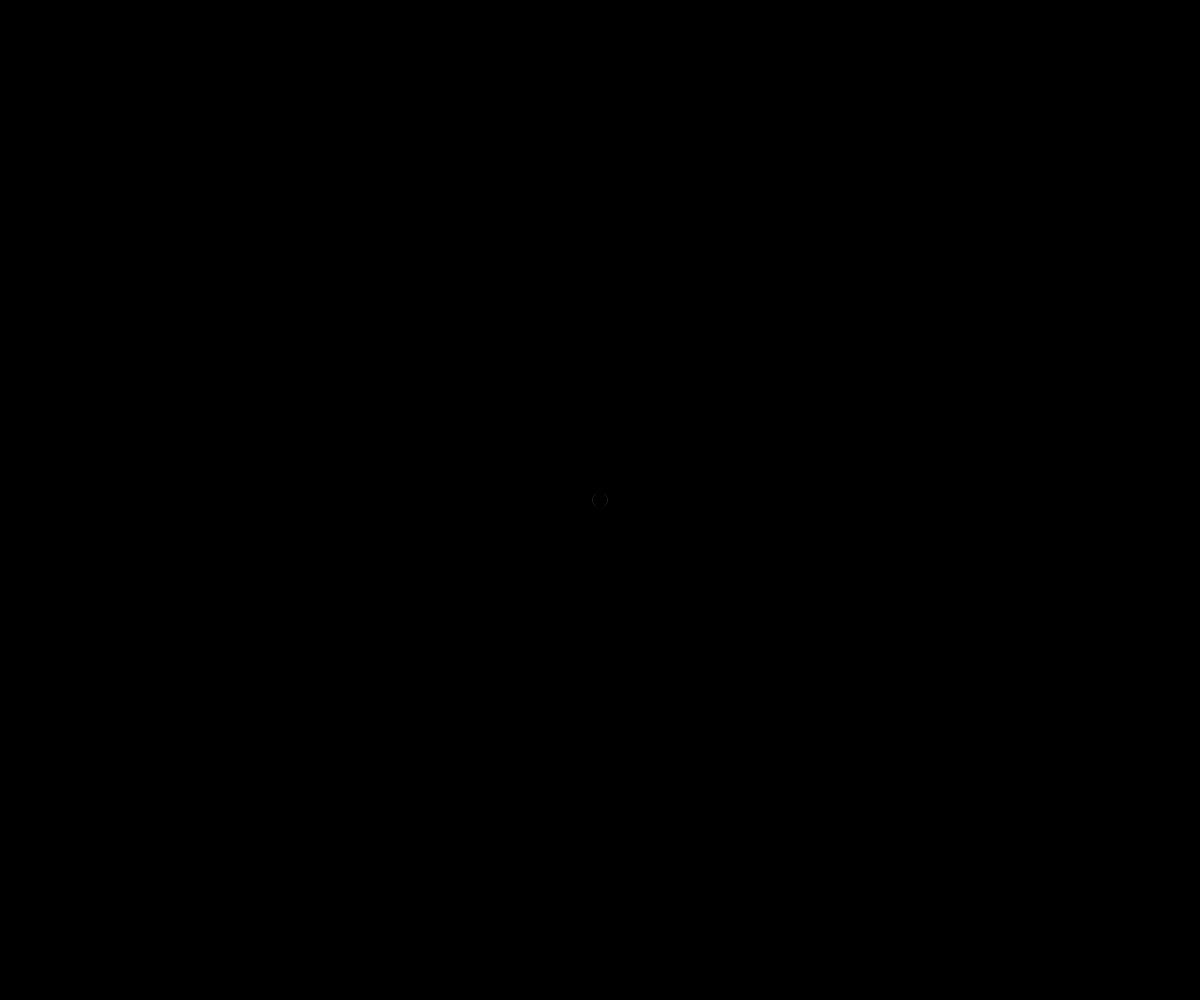
Frame 1 (no input)
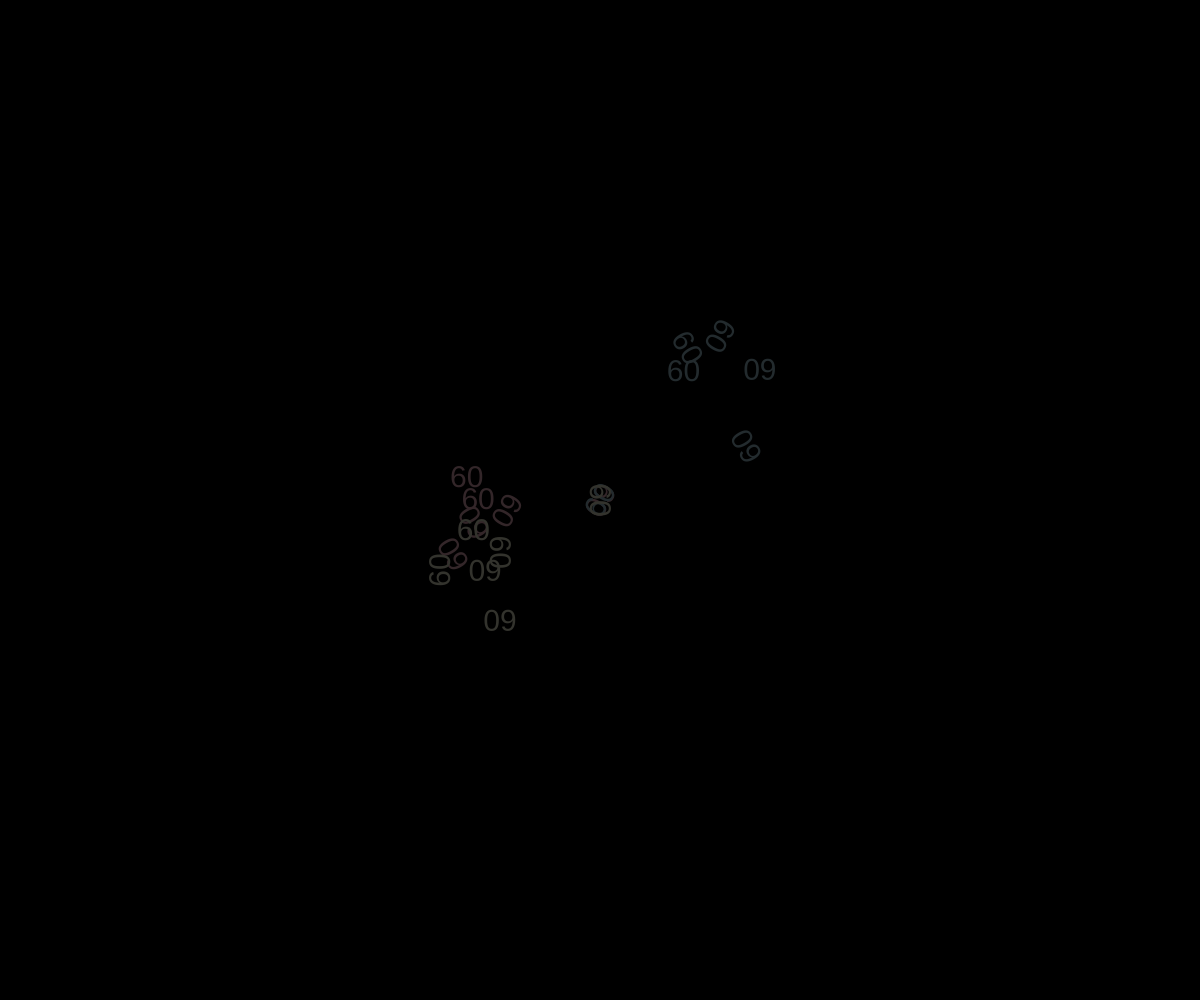
Frame 60 (no input)
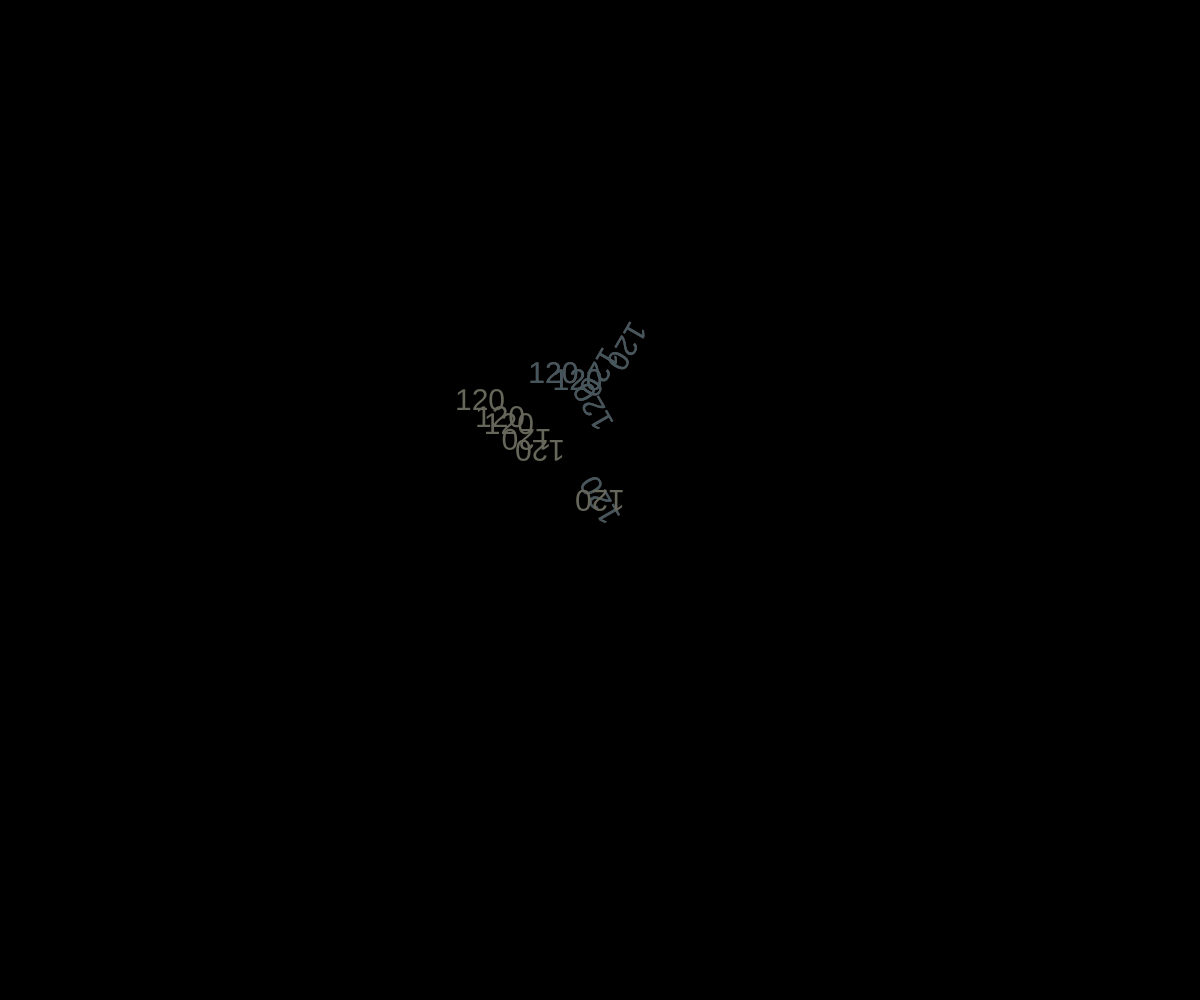
Frame 120 (the mouse pressed at the canvas centre since frame 60)

The p5.js sketch that drew these frames (run headless with seeded random() and noise() and a simulated clock; from frame 60 on, the mouse is pressed at the canvas centre):

// p5.js sketch
// ── sketch.js
function setup() {
  createCanvas(windowWidth, windowHeight);
  angleMode(DEGREES);
  frameRate(500);
  
  
}

function draw() {
  
  noStroke();
  background("black");

  let myColor = lerpColor(color("black"), color("pink"), frameCount / 300);
  let myColor2 = lerpColor(color("black"), color("lightblue"), frameCount / 300);
  let myColor3 = lerpColor(color("black"), color("lightyellow"), frameCount / 300);

  

  translate(width/2, height/2);
  textSize(30);
  textAlign(CENTER);

  
  push()
  fill(myColor);
  rotate(frameCount * 2); 
  text(frameCount, 0, 10);

  translate(width/10, height/10);
  rotate(frameCount * 2); 
  text(frameCount, 0, 10);

  translate(width/20, height/20);
  rotate(frameCount * 2); 
  text(frameCount, 0, 10);

  translate(width/30, height/30);
  rotate(frameCount * 2); 
  text(frameCount, 0, 10);

  translate(width/45, height/45);
  rotate(frameCount * 2); 
  text(frameCount, 0, 10);

  translate(width/67.5, height/67.5);
  rotate(frameCount * 2); 
  text(frameCount, 0, 10);

  pop()
  push()
  fill(myColor2);

  rotate(-frameCount); 
  text(frameCount, 0, 10);

  translate(width/10, height/10);
  rotate(-frameCount); 
  text(frameCount, 0, 10);

  translate(width/20, height/20);
  rotate(-frameCount); 
  text(frameCount, 0, 10);

  translate(width/30, height/30);
  rotate(-frameCount); 
  text(frameCount, 0, 10);

  translate(width/45, height/45);
  rotate(-frameCount); 
  text(frameCount, 0, 10);

  translate(width/67.5, height/67.5);
  rotate(-frameCount); 
  text(frameCount, 0, 10);

  pop()
  push()

  fill(myColor3);

  rotate(frameCount*1.5); 
  text(frameCount, 0, 10);

  translate(width/10, height/10);
  rotate(frameCount*1.5); 
  text(frameCount, 0, 10);

  translate(width/20, height/20);
  rotate(frameCount*1.5); 
  text(frameCount, 0, 10);

  translate(width/30, height/30);
  rotate(frameCount*1.5); 
  text(frameCount, 0, 10);

  translate(width/45, height/45);
  rotate(frameCount*1.5); 
  text(frameCount, 0, 10);

  translate(width/67.5, height/67.5);
  rotate(frameCount*1.5); 
  text(frameCount, 0, 10);

pop()
  if(frameCount%100 < 10 && frameCount%1000 > 10 ) {
    noFill();
    stroke("white");
    strokeWeight(7)
    circle(0, 0, frameCount/8); 
   }  

   if(frameCount%1000 < 10) {
    stroke("white");
    strokeWeight(15)
    circle(0, 0, frameCount/8); 
   } 

 }
